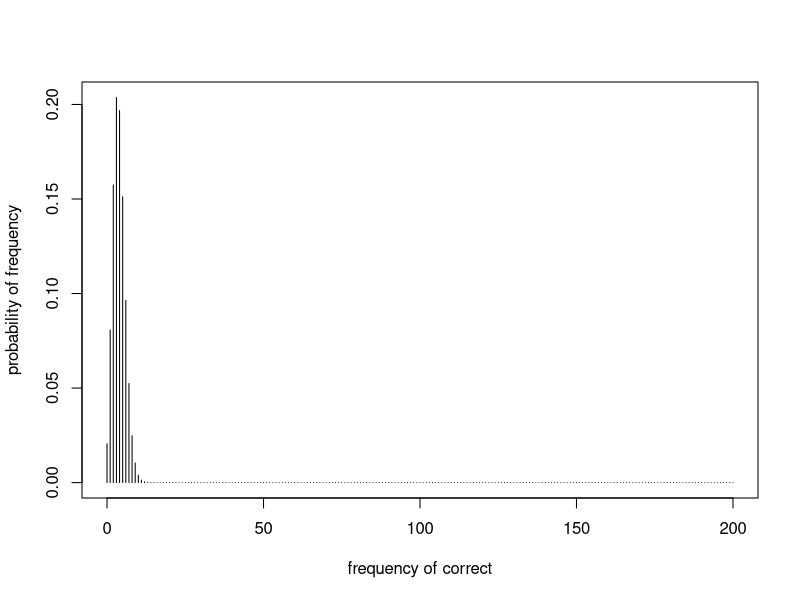

Reproduce this figure in R. (Note: this script raises an error after producing the figure.)
#**For this homework, I would like you to think about and play around with probability distributions. It is necessary to understand these distributions and how they relate to statistical significance (i.e., passing a threshold that allows you to reject the null hypothesis).**

#(1) Your friend is convinced that he has extra-sensory perception (ESP), and you are convinced that he does not. So you design a test. You shuffle a full deck of cards (i.e., 52 cards) ; you ask him to say what the top card is; you then turn the card over to see if he is correct. After each guess, you put the card back in the deck and repeat the procedure. You do this a bunch of times, and he only gets a couple right. So you say, "See. You don't have ESP. If you were psychic, you would have been able to tell me the correct card each time." To which he responds, "Well, I didn't say it was perfect. But I still have ESP. After all, I got a few right." So you play again. This time you play the game 200 times, and you carefully record the result each time. (You and your friend have far too much time on your hands!) How many times would your friend have to get the correct answer in order for you to reject the null hypothesis that he does not have (helpful) ESP? (Hint: You will first have to calculate the probability of success on a single trial. Obviously, this is not .5, as it is when you flip a coin.)

1/52 #calculates probability of success on a single trial
plot(0:200, dbinom(0:200, 200, 0.01923077), type = "h", xlab="frequency of correct", ylab="probability of frequency") #plotted just for fun
pbinom(7, 200, 0.01923077, lower.tail=FALSE)

qbinom(.05, 200, 0.01923077, lower.tail=FALSE)

#Your friend would have to get 8 or more correct in order to reject the null hypothesis (that he does not have helpful ESP).


#(2) Your other friend sees you playing this game and says that he wants to try next because he has an especially weird kind of ESP. It is more like a little voice in his head that tells him the answers to things. (You need to get some new friends!) Some days, his little voice is helpful, and tells him the correct answers. But other days, the voice messes with him and only gives him the wrong answers. Could you use your test to investigate this? How many times would your friend have to get the correct answer in order for you to reject the null hypothesis that he does not have this weird ESP? (Remember, you don't know whether his voice is being helpful or not on this particular day.)

2*pbinom(0, 200, 0.01923077)
2*pbinom(8, 200, 0.01923077, lower.tail=FALSE)

qbinom(.05/2, 200, 0.01923077)
qbinom(.05/2, 200, 0.01923077, lower.tail=FALSE)

#Your other friend would have to get none or 9 or more correct in order to reject the null hypothesis (that he does not have helpful/unhelpful ESP).


BONUS:

#Evaluate the observed frequency of the word "senator" in the Brown corpus based on the probability of this word occurring in the CELEX database [Brown corpus frequency = 40 (corpus size = 1000000); CELEX database frequency = 267 (corpus size = 18580121)].

#(i) What is the probability of obtaining a value at the observed frequency of 40 or higher in the Brown corpus?
#(ii) What does this say about the frequency of the word "senator" in the Brown corpus?

p=267/18580121 #calculates the probability of occurrence of the word based on CELEX, sets this as a variable p
pbinom(39, 1000000, p, lower.tail=FALSE)

#The output of this code indicates that it is extremely unlikely that 'senator' would appear 40 or more times in the Brown corpus (again, based on what we know about the frequency of occurrence for this word in the CELEX corpus).

#The frequency of the word 'senator' in the Brown corpus differs significantly from the expected frequency based on the CELEX database. According to a binomial test, the probability of obtaining a value at the observed frequency of 40 or higher is very low (p<.001); people are using 'senator' in the Brown corpus more than would be expected.